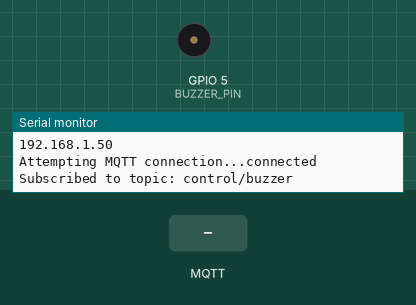
Recording of a sketch running on a simulated ESP8266 (NodeMCU). Shown: buzzer (waves = sounding, pin HIGH), the last lines printed to the serial monitor. The inputs (shaded band) are chosen by the test bench. WiFi joins after 1.5 s; servers stay silent unless stated; no MQTT or app messages arrive unless stated.

Above: at 2.7 s.
2.8 s: MQTT message "ON" arrives on the first subscribed topic
At 3.6 s:
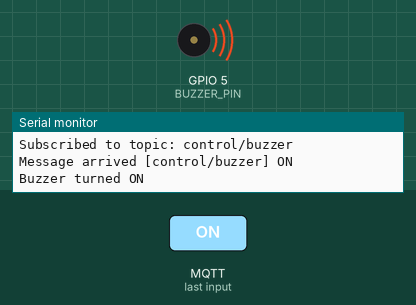
4.3 s: MQTT message "OFF" arrives on the first subscribed topic
At 4.7 s:
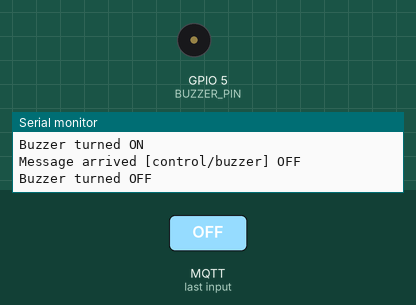
Timing chart, 0 to 7.3 s (numbered marks = the images above; inputs shaded):
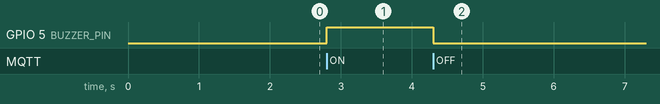

The sketch:

MQTT_BUZZER.ino
```cpp
#ifdef ESP8266
  #include <ESP8266WiFi.h>
#else
  #include <WiFi.h>
#endif
#include <PubSubClient.h>

// Define pin for the buzzer
#define BUZZER_PIN 5

// Define Wi-Fi and MQTT settings
const char* wifi_ssid = "moto g54 5G_3480";
const char* wifi_password = "9500697232";
const char* mqtt_server = "test.mosquitto.org";

// Define MQTT topic for controlling the buzzer
#define buzzer_topic "control/buzzer"

// Create objects for Wi-Fi and MQTT
WiFiClient espClient;
PubSubClient client(espClient);

void setup() {
  Serial.begin(115200);  // Changed to a more common baud rate
  setup_wifi();
  client.setServer(mqtt_server, 1883);
  client.setCallback(callback);

  pinMode(BUZZER_PIN, OUTPUT); // Set buzzer pin as output
  digitalWrite(BUZZER_PIN, LOW); // Ensure buzzer is off at start
}

void setup_wifi() {
  delay(10);
  Serial.println();
  Serial.print("Connecting to ");
  Serial.println(wifi_ssid);

  WiFi.begin(wifi_ssid, wifi_password);

  while (WiFi.status() != WL_CONNECTED) {
    delay(500);
    Serial.print(".");
  }

  Serial.println("");
  Serial.println("WiFi connected");
  Serial.println("IP address: ");
  Serial.println(WiFi.localIP());
}

void reconnect() {
  while (!client.connected()) {
    Serial.print("Attempting MQTT connection...");

    if (client.connect("ESP8266Client")) {  // Change "ESP8266Client" to something unique if you have multiple clients
      Serial.println("connected");
      client.subscribe(buzzer_topic);
      Serial.print("Subscribed to topic: ");
      Serial.println(buzzer_topic);
    } else {
      Serial.print("failed, rc=");
      Serial.print(client.state());
      Serial.println(" try again in 5 seconds");
      delay(5000);
    }
  }
}

void callback(char* topic, byte* payload, unsigned int length) {
  Serial.print("Message arrived [");
  Serial.print(topic);
  Serial.print("] ");
  String message;
  for (unsigned int i = 0; i < length; i++) {
    message += (char)payload[i];
  }
  Serial.println(message);

  if (message == "ON") {
    digitalWrite(BUZZER_PIN, HIGH); // Turn the buzzer on
    Serial.println("Buzzer turned ON");
  } else if (message == "OFF") {
    digitalWrite(BUZZER_PIN, LOW); // Turn the buzzer off
    Serial.println("Buzzer turned OFF");
  }
}

void loop() {
  if (!client.connected()) {
    reconnect();
  }
  client.loop();
}
```

Measured:
- after the input at 2.8 s, GPIO 5 (BUZZER_PIN): LOW → HIGH at once
- after the input at 4.3 s, GPIO 5 (BUZZER_PIN): HIGH → LOW at once
